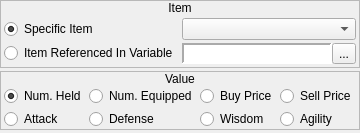
     <widget class="QWidget" name="wItem">
      <layout class="QVBoxLayout" name="verticalLayout_30">
       <property name="spacing">
        <number>3</number>
       </property>
       <property name="margin">
        <number>0</number>
       </property>
       <item>
        <widget class="QFrame" name="frame_13">
         <property name="sizePolicy">
          <sizepolicy hsizetype="Preferred" vsizetype="Fixed">
           <horstretch>0</horstretch>
           <verstretch>0</verstretch>
          </sizepolicy>
         </property>
         <property name="frameShape">
          <enum>QFrame::StyledPanel</enum>
         </property>
         <property name="frameShadow">
          <enum>QFrame::Raised</enum>
         </property>
         <layout class="QVBoxLayout" name="verticalLayout_22">
          <property name="spacing">
           <number>0</number>
          </property>
          <property name="margin">
           <number>0</number>
          </property>
          <item>
           <widget class="QLabel" name="label_12">
            <property name="sizePolicy">
             <sizepolicy hsizetype="Preferred" vsizetype="Fixed">
              <horstretch>0</horstretch>
              <verstretch>0</verstretch>
             </sizepolicy>
            </property>
            <property name="text">
             <string>Item</string>
            </property>
            <property name="alignment">
             <set>Qt::AlignCenter</set>
            </property>
           </widget>
          </item>
          <item>
           <widget class="QWidget" name="widget_21" native="true">
            <layout class="QHBoxLayout" name="horizontalLayout_16">
             <property name="spacing">
              <number>3</number>
             </property>
             <property name="margin">
              <number>3</number>
             </property>
             <item>
              <widget class="QWidget" name="widget_22" native="true">
               <layout class="QVBoxLayout" name="verticalLayout_23">
                <property name="spacing">
                 <number>3</number>
                </property>
                <property name="margin">
                 <number>0</number>
                </property>
                <item>
                 <widget class="QRadioButton" name="item_rbSpecificItem">
                  <property name="text">
                   <string>Specific Item</string>
                  </property>
                  <property name="checked">
                   <bool>true</bool>
                  </property>
                 </widget>
                </item>
                <item>
                 <widget class="QRadioButton" name="item_rbReferencedItem">
                  <property name="text">
                   <string>Item Referenced In Variable</string>
                  </property>
                 </widget>
                </item>
               </layout>
              </widget>
             </item>
             <item>
              <widget class="QWidget" name="widget_23" native="true">
               <layout class="QVBoxLayout" name="verticalLayout_24">
                <property name="spacing">
                 <number>3</number>
                </property>
                <property name="margin">
                 <number>0</number>
                </property>
                <item>
                 <widget class="QComboBox" name="item_cboxItems"/>
                </item>
                <item>
                 <widget class="QWidget" name="item_wVariable" native="true">
                  <layout class="QHBoxLayout" name="horizontalLayout_43">
                   <property name="spacing">
                    <number>0</number>
                   </property>
                   <property name="margin">
                    <number>0</number>
                   </property>
                   <item>
                    <widget class="QLabel" name="item_lblVariable">
                     <property name="sizePolicy">
                      <sizepolicy hsizetype="Preferred" vsizetype="Preferred">
                       <horstretch>0</horstretch>
                       <verstretch>0</verstretch>
                      </sizepolicy>
                     </property>
                     <property name="minimumSize">
                      <size>
                       <width>150</width>
                       <height>0</height>
                      </size>
                     </property>
                     <property name="font">
                      <font>
                       <family>Monospace</family>
                      </font>
                     </property>
                     <property name="styleSheet">
                      <string notr="true">background-color: palette(base);</string>
                     </property>
                     <property name="frameShape">
                      <enum>QFrame::Panel</enum>
                     </property>
                     <property name="frameShadow">
                      <enum>QFrame::Sunken</enum>
                     </property>
                     <property name="lineWidth">
                      <number>2</number>
                     </property>
                     <property name="text">
                      <string/>
                     </property>
                    </widget>
                   </item>
                   <item>
                    <widget class="QToolButton" name="item_bBrowseVariables">
                     <property name="text">
                      <string>...</string>
                     </property>
                     <property name="icon">
                      <iconset resource="gui_icons.qrc">
                       <normaloff>:/icons/fileopen.png</normaloff>:/icons/fileopen.png</iconset>
                     </property>
                    </widget>
                   </item>
                  </layout>
                 </widget>
                </item>
               </layout>
              </widget>
             </item>
            </layout>
           </widget>
          </item>
         </layout>
        </widget>
       </item>
       <item>
        <widget class="QFrame" name="frame_14">
         <property name="sizePolicy">
          <sizepolicy hsizetype="Preferred" vsizetype="Fixed">
           <horstretch>0</horstretch>
           <verstretch>0</verstretch>
          </sizepolicy>
         </property>
         <property name="frameShape">
          <enum>QFrame::StyledPanel</enum>
         </property>
         <property name="frameShadow">
          <enum>QFrame::Raised</enum>
         </property>
         <layout class="QVBoxLayout" name="verticalLayout_25">
          <property name="spacing">
           <number>0</number>
          </property>
          <property name="margin">
           <number>0</number>
          </property>
          <item>
           <widget class="QLabel" name="label_13">
            <property name="sizePolicy">
             <sizepolicy hsizetype="Preferred" vsizetype="Fixed">
              <horstretch>0</horstretch>
              <verstretch>0</verstretch>
             </sizepolicy>
            </property>
            <property name="text">
             <string>Value</string>
            </property>
            <property name="alignment">
             <set>Qt::AlignCenter</set>
            </property>
           </widget>
          </item>
          <item>
           <widget class="QWidget" name="widget_24" native="true">
            <layout class="QHBoxLayout" name="horizontalLayout_17">
             <property name="spacing">
              <number>3</number>
             </property>
             <property name="leftMargin">
              <number>3</number>
             </property>
             <property name="topMargin">
              <number>0</number>
             </property>
             <property name="rightMargin">
              <number>3</number>
             </property>
             <property name="bottomMargin">
              <number>0</number>
             </property>
             <item>
              <layout class="QVBoxLayout" name="verticalLayout_26">
               <property name="spacing">
                <number>3</number>
               </property>
               <item>
                <widget class="QRadioButton" name="item_rbNumHeld">
                 <property name="text">
                  <string>Num. Held</string>
                 </property>
                 <property name="checked">
                  <bool>true</bool>
                 </property>
                </widget>
               </item>
               <item>
                <widget class="QRadioButton" name="item_rbAttack">
                 <property name="text">
                  <string>Attack</string>
                 </property>
                </widget>
               </item>
              </layout>
             </item>
             <item>
              <layout class="QVBoxLayout" name="verticalLayout_27">
               <property name="spacing">
                <number>3</number>
               </property>
               <item>
                <widget class="QRadioButton" name="item_rbNumEquipped">
                 <property name="text">
                  <string>Num. Equipped</string>
                 </property>
                </widget>
               </item>
               <item>
                <widget class="QRadioButton" name="item_rbDefense">
                 <property name="text">
                  <string>Defense</string>
                 </property>
                </widget>
               </item>
              </layout>
             </item>
             <item>
              <layout class="QVBoxLayout" name="verticalLayout_28">
               <property name="spacing">
                <number>3</number>
               </property>
               <item>
                <widget class="QRadioButton" name="item_rbBuyPrice">
                 <property name="text">
                  <string>Buy Price</string>
                 </property>
                </widget>
               </item>
               <item>
                <widget class="QRadioButton" name="item_rbWisdom">
                 <property name="text">
                  <string>Wisdom</string>
                 </property>
                </widget>
               </item>
              </layout>
             </item>
             <item>
              <layout class="QVBoxLayout" name="verticalLayout_29">
               <property name="spacing">
                <number>3</number>
               </property>
               <item>
                <widget class="QRadioButton" name="item_rbSellPrice">
                 <property name="text">
                  <string>Sell Price</string>
                 </property>
                </widget>
               </item>
               <item>
                <widget class="QRadioButton" name="item_rbAgility">
                 <property name="text">
                  <string>Agility</string>
                 </property>
                </widget>
               </item>
              </layout>
             </item>
            </layout>
           </widget>
          </item>
         </layout>
        </widget>
       </item>
       <item>
        <widget class="QFrame" name="frame_15">
         <property name="frameShape">
          <enum>QFrame::StyledPanel</enum>
         </property>
         <property name="frameShadow">
          <enum>QFrame::Raised</enum>
         </property>
        </widget>
       </item>
      </layout>
     </widget>
